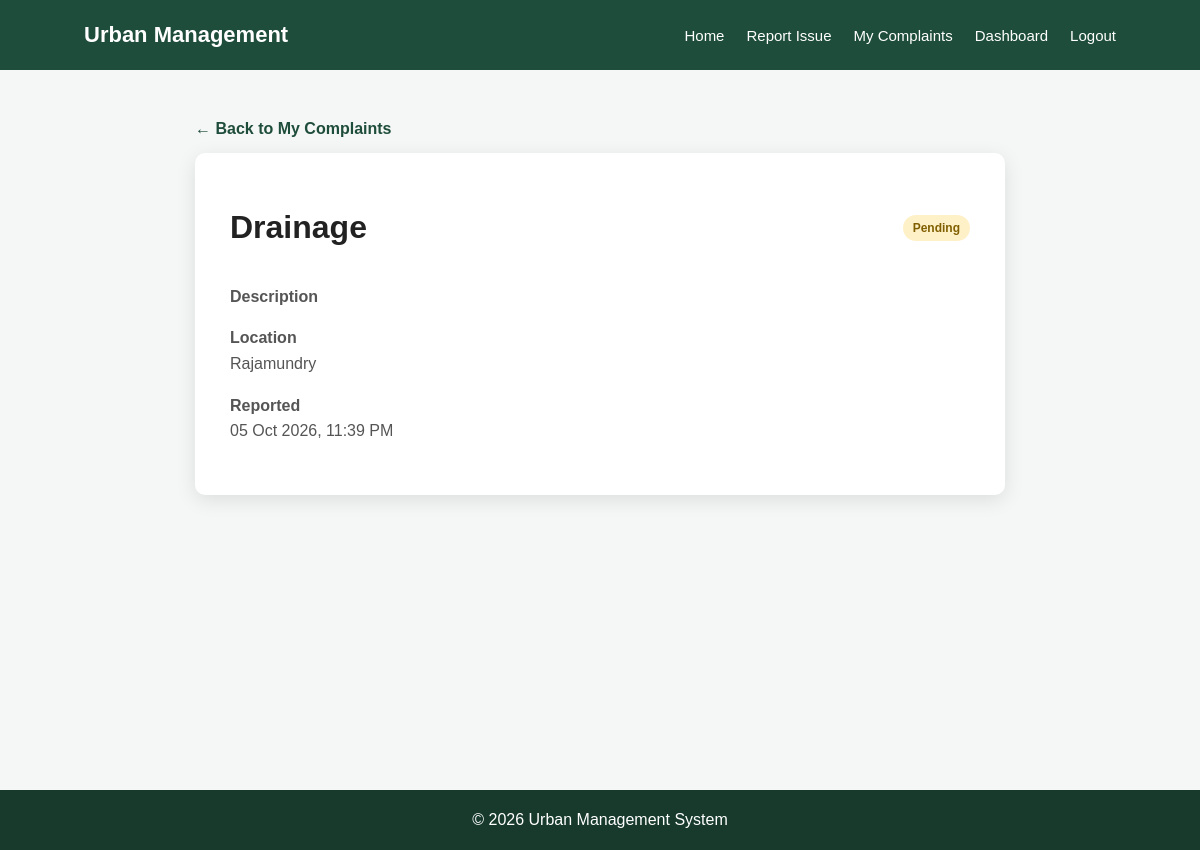
The app's page /complaints/4/ (signed in) with its own data.
### Complaints/models.py (models this page shows, shortened)
class Complaint(models.Model):
    ISSUE_TYPES = [
        ('Garbage', 'Garbage'),
        ('Poor Hygiene', 'Poor Hygiene'),
        ('Drainage', 'Drainage'),
        ('Road Damage', 'Road Damage'),
        ('Other', 'Other'),
    ]
    STATUS_CHOICES = [
        ('Pending', 'Pending'),
        ('In Progress', 'In Progress'),
        ('Resolved', 'Resolved'),
        ('Rejected', 'Rejected'),
    ]
    user = models.ForeignKey(User, on_delete=models.CASCADE)
    issue_type = models.CharField(max_length=50, choices=ISSUE_TYPES)
    description = models.TextField()
    image = models.ImageField(upload_to='complaint_images/', blank=True, null=True)
    location = models.CharField(max_length=255)
    status = models.CharField(max_length=20, choices=STATUS_CHOICES, default='Pending')
    admin_update = models.TextField(blank=True)
    resolved_image = models.ImageField(upload_to='resolved/', blank=True, null=True)
    created_at = models.DateTimeField(auto_now_add=True)
    updated_at = models.DateTimeField(auto_now=True)

### Complaints/views.py (the view)
# urls.py: path('complaints/<int:complaint_id>/', views.complaint_detail, name='complaint_detail'),
@login_required
def complaint_detail(request, complaint_id):
    complaint = get_object_or_404(Complaint, id=complaint_id, user=request.user)
    return render(request, 'complaints/complaint_detail.html', {'complaint': complaint})

### Complaints/templates/complaints/complaint_detail.html (shortened to what this page needs)
{% extends 'layout.html' %}
{% block content %}
<div class="detail-container">
    <a href="{% url 'my_complaints' %}" class="back-link">← Back to My Complaints</a>
    <div class="detail-card">
        <div class="detail-header"><h1>{{ complaint.issue_type }}</h1><span class="status status-{{ complaint.status|slugify }}">{{ complaint.status }}</span></div>
        <p><strong>Description</strong><br>{{ complaint.description }}</p>
        <p><strong>Location</strong><br>{{ complaint.location }}</p>
        <p><strong>Reported</strong><br>{{ complaint.created_at|date:'d M Y, h:i A' }}</p>
    </div>
</div>
{% endblock %}

### static/css/style.css (style rules this page uses)
* { box-sizing: border-box; }
body { margin: 0; font-family: Arial, sans-serif; background: #f5f7f6; color: #222; }
.auth-card, .form-card, .detail-card { width: 100%; max-width: 560px; background: white; padding: 35px; border-radius: 10px; box-shadow: 0 5px 20px rgba(0,0,0,.1); }
.auth-link a, .text-link, .back-link { color: #1f4d3b; font-weight: bold; text-decoration: none; }
.complaints-container, .detail-container { max-width: 1000px; margin: 50px auto; padding: 0 20px; }
.card-top, .detail-header { display: flex; justify-content: space-between; gap: 15px; align-items: center; }
.status { padding: 6px 10px; border-radius: 20px; font-size: 12px; font-weight: bold; white-space: nowrap; background: #eee; }
.status-pending { background: #fff1c7; color: #805f00; }
.detail-container { max-width: 850px; }
.back-link { display: inline-block; margin-bottom: 15px; }
.detail-card { max-width: none; }
.detail-card p { line-height: 1.6; color: #555; }

### records on screen
Complaint: issue_type "Drainage", status "Pending", location "Rajamundry", created_at "05 Oct 2026, 11:39 PM"
